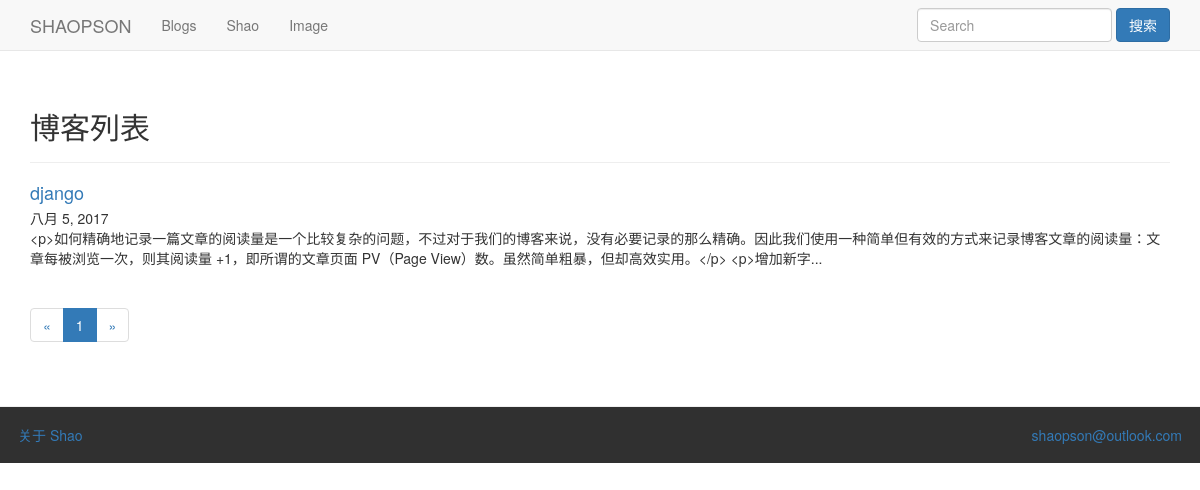
Screenshot of /blogs/1/ with the database file from the repository.
### blogs/models.py (models this page shows, shortened)
class Blog(models.Model):
	title = models.CharField(max_length=80)
	author = models.ForeignKey(User)
	content = models.TextField()
	tags = models.ManyToManyField(Tag,blank=True,related_name='blog')
	created_date = models.DateField(auto_now_add=True)
	created_time = models.TimeField(auto_now_add=True)
	lastedited_time = models.DateTimeField(auto_now=True)
	excerpt = models.CharField(max_length=240,blank=True)
	CHOICES = (('Y','Yes'),('N','No'))
	visiable = models.CharField(max_length=2,choices=CHOICES)
	visitors = models.ManyToManyField(Visitor,related_name='blog')
	visi_count = models.PositiveIntegerField(default=0)
	up_count = models.PositiveIntegerField(default=0)
	push_image = models.CharField(max_length=120,null=True,blank=True)
	push_style = models.CharField(max_length=20,null=True,blank=True)
	def preview(self,count = 150):
		if len(self.content) <= count:
			return self.content[:count]
		else:
			return self.content[:count] + '...'

### blogs/views.py (the view)
# urls.py: url(r'^blogs/(?P<tag_id>\d+)/$',views.tag_blogs,name='tag_blogs'),
def tag_blogs(request,tag_id):
	tag = Tag.objects.get(id=tag_id)
	blogs = tag.blog.all().filter(visiable='Y')
	paginator = Paginator(blogs,5)
	page = request.GET.get('page')
	try:
		blgos = paginator.page(page)
	except PageNotAnInteger:
		blogs = paginator.page(1)
	except EmptyPage:
		blogs = paginator.page(paginator.num_pages)
	content = {'blogs':blogs}
	return render(request,'blogs/blogs.html',content)

### blogs/templates/blogs/blogs.html (shortened to what this page needs)
{% extends "blogs/base.html" %}
{% load bootstrap3 %}
{% block header %}
<div class="page-header">
	<h2>博客列表</h2>
</div>
{% endblock header %}
{% block content %}
<ul class="media-list">
{% for blog in blogs %}
  <li class="media">
    <div class="media-body">
    	<h4 class="media-heading">
    		<a href="{% url 'blogs:blog' blog.id %}">{{ blog.title }}</a>
    	</h4>
      {{ blog.created_date }}
      <p>{{ blog.preview }}</p>
    </div>
  </li>
 {% endfor %}
</ul>
<nav aria-label="Page navigation">
  <ul class="pagination">
    <li>
      <a href="#" aria-label="Previous">
        <span aria-hidden="true">&laquo;</span>
      </a>
    </li>
    {% for x in blogs.paginator.page_range %}
    	{% if x == blogs.number %}
    	<li class="active"><a href="?page={{ x }}">{{ x }}</a>
    	{% else %}
    	<li><a href="?page={{ x }}">{{ x }}</a></li>
    	{% endif%}
    {% endfor %}
    <li>
      <a href="#" aria-label="Next">
        <span aria-hidden="true">&raquo;</span>
      </a>
    </li>
  </ul>
</nav>
{% endblock content %}

### rows the page displays
Blog: title "django", created_date "八月 5, 2017", preview "<p>如何精确地记录一篇文章的阅读量是一个比较复杂的问题，不过对于我们的博客来说，没有必要记录的那么精确。因此我们使用一种简单但有效的方式来记录博客文章的阅读量：文章每被浏览一次，则其阅读量 +1，即所谓的文章页面 PV（Page View）数。虽然简单粗暴，但却高效实用。</p> <p>增加新字..."

### other values shown
{{ x }} "1"
